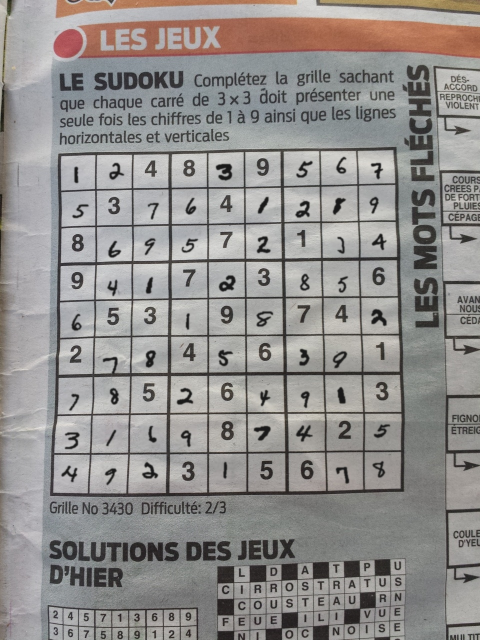
#> input picture sudoku-image-dataset/mixed 2/mixed 2/image1078.jpg, 960 x 1280 px, found by its file name (shown at 1/2 size)
$ python sudoku_cells.py
#> lines starting #> are read from the running program, lines starting #| are printed output that depends on the picture; after the words box and inside, x2 and y2 are one past the last pixel; in counts of white or black regions, pixels touching at a corner belong together
#> in extract_cells, img is the input picture: shape (1280, 960, 3); mean B, G, R 140.8, 142.7, 145.6
#> in warp_grid, `gray = cv2.cvtColor(src=img, code=cv2.COLOR_BGR2GRAY)`:
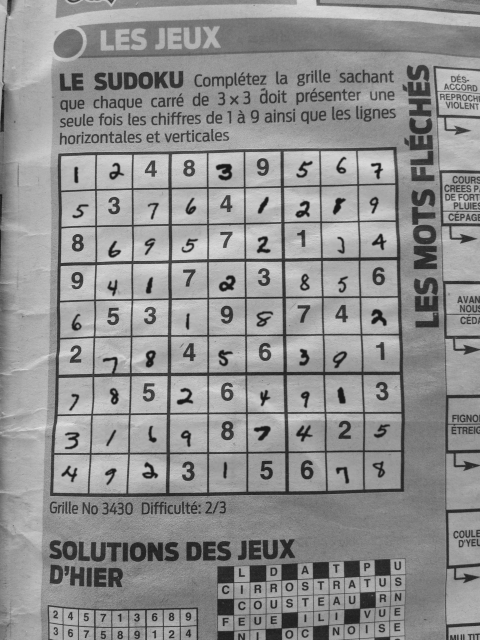
#> gray: shape (1280, 960) (shown at 1/2 size); min 13, max 231, mean 143.4
"""
sudoku_cells.py - Find a sudoku grid in a photo, straighten it, and split it
into a 9x9 array of JPEG-encoded cell images.

Usage:
    from sudoku_cells import extract_cells
    cells = extract_cells("photo.jpg")      # 9x9 list of JPEG bytes
    cells[0][0]                              # top-left cell, as .jpg bytes

Or set INPUT_PATH / OUTPUT_DIR below and run:  python sudoku_cells.py

Requires: pip install opencv-python numpy    (OpenCV >= 5)
"""

import os

import cv2
import numpy as np


# Settings

INPUT_PATH = "../data/sudoku-image-dataset/v2_train/v2_train/image1078.jpg"  # photo used when running this file directly
OUTPUT_DIR = "./cells"            # where cell_r<row>_c<col>.jpg files are written
DEBUG_DIR = "./debug"             # set to a folder name to save debug images

GRID_SIZE = 9                     # cells per row / column
WARPED_SIZE_PX = 900              # side length of the straightened grid image
CELL_MARGIN = 0.0                 # fraction trimmed off each cell edge (e.g. 0.1)
JPEG_QUALITY = 95                 # 0-100

# Preprocessing
BLUR_KERNEL_SIZE = (7, 7)         # must be odd
BLUR_SIGMA = 0                    # 0 = let OpenCV derive it from the kernel size
WHITE = 255                       # value given to "ink" pixels after thresholding
THRESHOLD_BLOCK_SIZE = 11         # neighbourhood (px) each pixel is compared against
THRESHOLD_OFFSET = 2              # how much darker than its neighbourhood counts as ink

# Grid detection
MIN_CELL_HOLES = 20               # a grid encloses 81 cells
PARENT = 3                        # index of the parent field in OpenCV's hierarchy rows
NO_PARENT = -1

# Debug drawing
RED = (0, 0, 255)                 # OpenCV colours are BGR
OUTLINE_THICKNESS = 4
FONT_SCALE = 1.2
TEXT_THICKNESS = 3
LABEL_OFFSET = (8, 30)            # px from each corner to its label


# Grid finding

def _preprocess(gray: np.ndarray) -> np.ndarray:
    """Binary image where grid lines are white, needed for cv2.findContours"""
    blur = cv2.GaussianBlur(src=gray, ksize=BLUR_KERNEL_SIZE, sigmaX=BLUR_SIGMA)
    return cv2.adaptiveThreshold(
        src=blur,
        maxValue=WHITE,
        adaptiveMethod=cv2.ADAPTIVE_THRESH_GAUSSIAN_C,
        thresholdType=cv2.THRESH_BINARY_INV,
        blockSize=THRESHOLD_BLOCK_SIZE,
        C=THRESHOLD_OFFSET,
    )
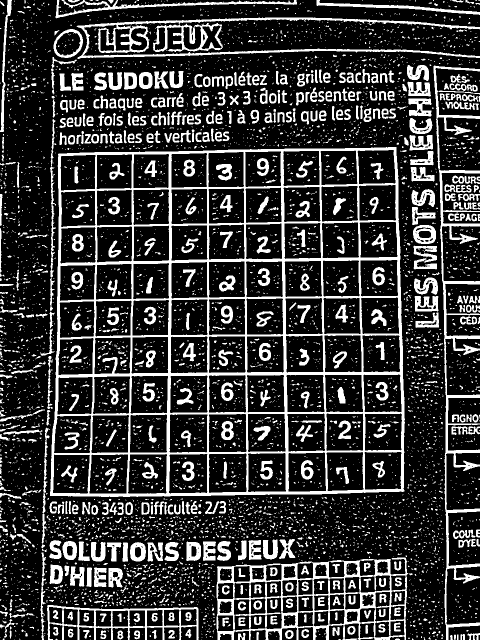
#> returned value: shape (1280, 960) (shown at 1/2 size); 22% white; 6631 white regions (5824 under 20 px)


def _find_grid_corners(binary: np.ndarray) -> np.ndarray:
    """Returns the coordinates of the 4 corners (TL, TR, BR, BL) of the sudoku grid.

    The grid is the largest white shape with many holes (its cells). Picking
    the largest shape alone could grab things like the entire piece of paper if
    it was fully visibleor if the sudoku grid isn't the biggest image on the page.
    """
    # https://docs.opencv.org/5.0/py_tutorials/py_imgproc/py_contours/py_table_of_contents_contours.html
    contours, hierarchy = cv2.findContours(
        image=binary, mode=cv2.RETR_CCOMP, method=cv2.CHAIN_APPROX_SIMPLE
    )
#> contours = 7125 contours, 6271 with area under 20; largest, box (x1, y1, x2, y2) and area: (100, 294, 810, 994) 475470, (433, 1115, 816, 1280) 51752, (94, 1210, 398, 1280) 12102, (153, 35, 960, 118) 10386, (867, 131, 960, 1280) 10120
    parents = hierarchy[0][:, PARENT]
#> parents = 7125 values, max 7118 at index 7119, min -1 at index 0, mean 278.9
    hole_counts = np.bincount(parents[parents != NO_PARENT], minlength=len(contours))
#> hole_counts = 7125 values, max 81 at index 5471, min 0 at index 0, mean 0.0693
    candidates = [
        contour
        for contour, parent, holes in zip(contours, parents, hole_counts)
        if parent == NO_PARENT and holes >= MIN_CELL_HOLES
    ]
#> candidates = 2 contours; box (x1, y1, x2, y2) and area: (100, 294, 810, 994) 475470, (433, 1115, 816, 1280) 51752
    grid = max(candidates, key=cv2.contourArea)
#> grid = contour of 318 points, box (x1, y1, x2, y2) (100, 294, 810, 994), area 475470
    # The outline's most extreme points along the diagonals are the grid's corners.
    return _order_corners(grid.reshape(-1, 2).astype(np.float32))


def _order_corners(pts: np.ndarray) -> np.ndarray:
    """Pick the top-left, top-right, bottom-right, bottom-left points."""
    s = np.sum(pts, axis=1).ravel()         # x + y
#> s = 318 values, max 1790 at index 199, min 424 at index 44, mean 1163.4
    d = np.diff(pts, axis=1).ravel()        # y - x
#> d = 318 values, max 891 at index 132, min -498 at index 313, mean 192.9
    return np.array(
        [pts[np.argmin(s)], pts[np.argmin(d)], pts[np.argmax(s)], pts[np.argmax(d)]],
        dtype=np.float32,
    )


# Main steps

def warp_grid(img: np.ndarray, size: int = WARPED_SIZE_PX, debug_dir: str | None = DEBUG_DIR) -> np.ndarray:
    """Locate the sudoku grid and return a top-down, square, size x size crop."""
    gray = cv2.cvtColor(src=img, code=cv2.COLOR_BGR2GRAY)
    binary = _preprocess(gray)
    corners = _find_grid_corners(binary)
#> corners = [[117, 307], [792, 294], [808, 982], [100, 991]]

    last = size - 1
    target = np.array([[0, 0], [last, 0], [last, last], [0, last]], dtype=np.float32)
    matrix = cv2.getPerspectiveTransform(src=corners, dst=target)
#> matrix = [[1.37, 0.0341, -171.1], [0.0272, 1.41, -436.6], [1.12e-05, 7.32e-05, 1]]
    warped = cv2.warpPerspective(src=img, M=matrix, dsize=(size, size), flags=cv2.INTER_CUBIC)
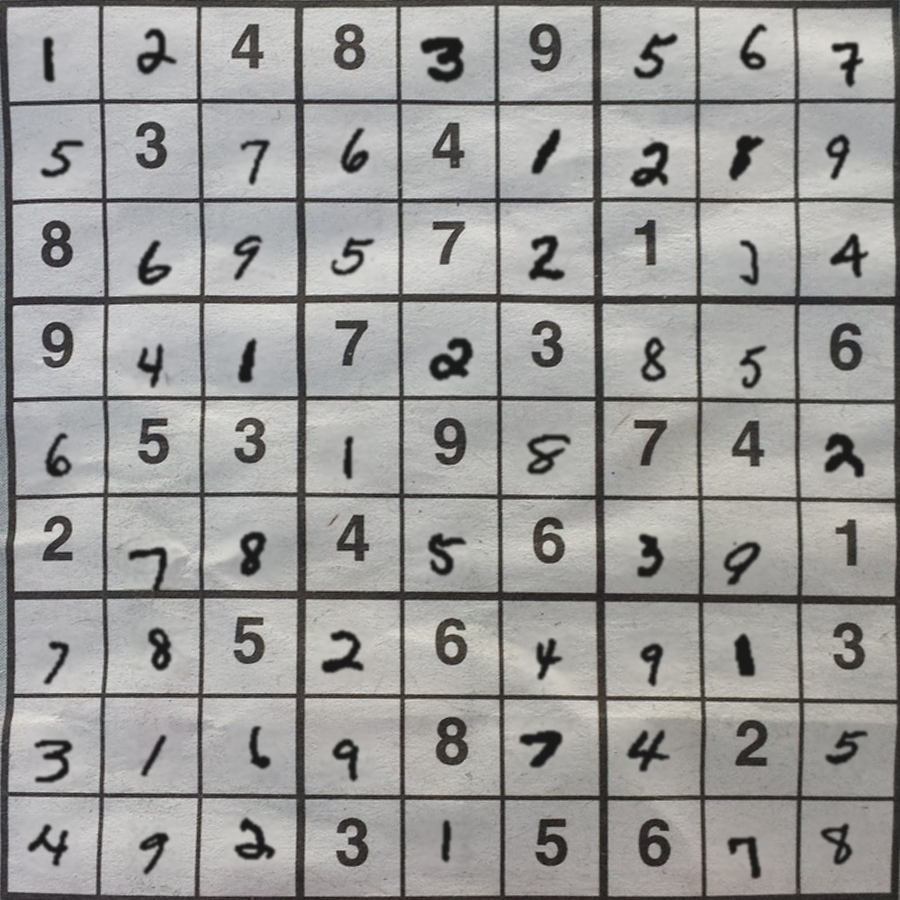
#> warped: shape (900, 900, 3); mean B, G, R 153.5, 155.1, 155.9

    if debug_dir:
        _save_debug_images(debug_dir, img, binary, corners, warped)
    return warped


def split_cells(warped: np.ndarray, margin: float = CELL_MARGIN) -> list[list[np.ndarray]]:
    """Cut the straightened grid into 81 cell images.

    margin: fraction of each cell to trim from every side
    (e.g. 0.1) to drop grid-line borders. 0 keeps the full cell.
    """
    h, w = (np.array(warped.shape[:2]) / GRID_SIZE).astype(int).tolist()
    cells = []
    for r in range(GRID_SIZE):
        row = []
        y0, y1 = r * h, (r + 1) * h
        for c in range(GRID_SIZE):
            x0, x1 = c * w, (c + 1) * w
            my, mx = int((y1 - y0) * margin), int((x1 - x0) * margin)
            row.append(warped[y0 + my:y1 - my, x0 + mx:x1 - mx].copy())
        cells.append(row)
    return cells


def extract_cells(
    path: str,
    size: int = WARPED_SIZE_PX,
    margin: float = CELL_MARGIN,
    jpeg_quality: int = JPEG_QUALITY,
    debug_dir: str | None = DEBUG_DIR,
) -> list[list[bytes]]:
    """Photo path -> 9x9 list of JPEG bytes.

    Requires photos to be given upright.
    TODO: Make it work with any orientation.
    """
    img = cv2.imread(filename=path)
    warped = warp_grid(img, size=size, debug_dir=debug_dir)
    params = [cv2.IMWRITE_JPEG_QUALITY, jpeg_quality]
    return [
        [cv2.imencode(ext=".jpg", img=cell, params=params)[1].tobytes() for cell in row]
        for row in split_cells(warped, margin=margin)
    ]


# Debug output

def _save_debug_images(debug_dir, img, binary, corners, warped) -> None:
    """Save the threshold mask, the detected outline, and the straightened grid."""
#> called with debug_dir = './debug', corners = array of shape (4, 2)
    os.makedirs(debug_dir, exist_ok=True)
    overlay = img.copy()
    cv2.polylines(img=overlay, pts=[corners.astype(np.int32)], isClosed=True,
                  color=RED, thickness=OUTLINE_THICKNESS)
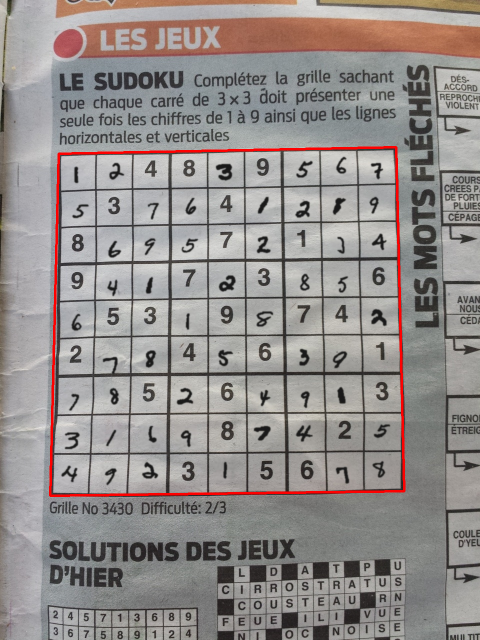
#> overlay: shape (1280, 960, 3) (shown at 1/2 size); 1.12% of pixels changed, all inside (x1, y1, x2, y2) = (98, 292, 811, 994)
    for (x, y), label in zip(corners.astype(int), ("TL", "TR", "BR", "BL")):
        cv2.putText(img=overlay, text=label, org=(x + LABEL_OFFSET[0], y + LABEL_OFFSET[1]),
                    fontFace=cv2.FONT_HERSHEY_SIMPLEX, fontScale=FONT_SCALE,
                    color=RED, thickness=TEXT_THICKNESS)
#> this loop made 4 passes
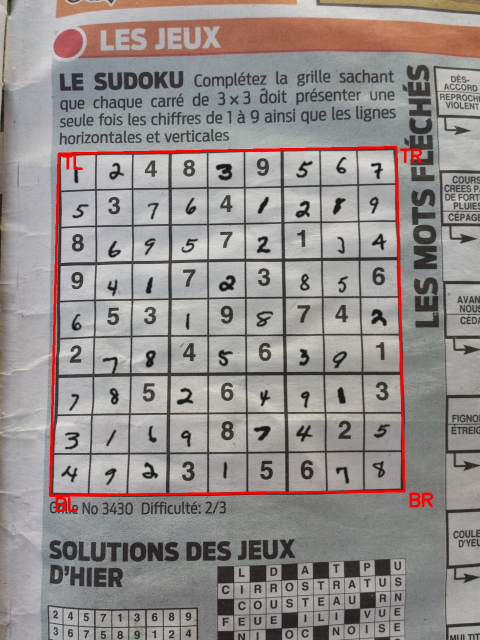
#> overlay: shape (1280, 960, 3) (shown at 1/2 size); 0.2% of pixels changed, all inside (x1, y1, x2, y2) = (111, 297, 866, 1024)
    cv2.imwrite(filename=os.path.join(debug_dir, "debug_threshold.jpg"), img=binary)
    cv2.imwrite(filename=os.path.join(debug_dir, "debug_corners.jpg"), img=overlay)
    cv2.imwrite(filename=os.path.join(debug_dir, "debug_warped.jpg"), img=warped)


if __name__ == "__main__":
    os.makedirs(OUTPUT_DIR, exist_ok=True)
    for r, row in enumerate(extract_cells(INPUT_PATH)):
#> in extract_cells, `params = [cv2.IMWRITE_JPEG_QUALITY, jpeg_quality]`: params = [1, 95]
#> after the loop in split_cells, `for r in range(GRID_SIZE):`: cells = 9 items
        for c, jpg in enumerate(row):
            with open(os.path.join(OUTPUT_DIR, f"cell_r{r}_c{c}.jpg"), "wb") as f:
                f.write(jpg)
#> this loop made 9 passes
    print(f"Wrote {GRID_SIZE * GRID_SIZE} cells to {OUTPUT_DIR}/")
